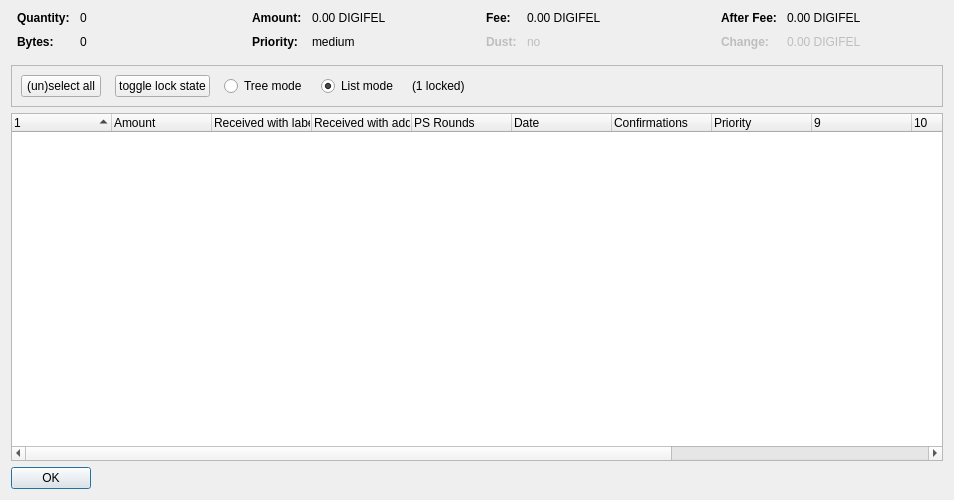
<?xml version="1.0" encoding="UTF-8"?>
<ui version="4.0">
 <class>CoinControlDialog</class>
 <widget class="QDialog" name="CoinControlDialog">
  <property name="geometry">
   <rect>
    <x>0</x>
    <y>0</y>
    <width>954</width>
    <height>500</height>
   </rect>
  </property>
  <property name="windowTitle">
   <string>Coin Selection</string>
  </property>
  <layout class="QVBoxLayout" name="verticalLayout">
   <item>
    <layout class="QHBoxLayout" name="horizontalLayoutTop" stretch="0,0,0,0">
     <property name="topMargin">
      <number>0</number>
     </property>
     <property name="bottomMargin">
      <number>10</number>
     </property>
     <item>
      <layout class="QFormLayout" name="formLayoutCoinControl1">
       <property name="horizontalSpacing">
        <number>10</number>
       </property>
       <property name="verticalSpacing">
        <number>10</number>
       </property>
       <property name="leftMargin">
        <number>6</number>
       </property>
       <property name="rightMargin">
        <number>6</number>
       </property>
       <item row="0" column="0">
        <widget class="QLabel" name="labelCoinControlQuantityText">
         <property name="font">
          <font>
           <weight>75</weight>
           <bold>true</bold>
          </font>
         </property>
         <property name="text">
          <string>Quantity:</string>
         </property>
        </widget>
       </item>
       <item row="0" column="1">
        <widget class="QLabel" name="labelCoinControlQuantity">
         <property name="cursor">
          <cursorShape>IBeamCursor</cursorShape>
         </property>
         <property name="contextMenuPolicy">
          <enum>Qt::ActionsContextMenu</enum>
         </property>
         <property name="text">
          <string notr="true">0</string>
         </property>
         <property name="textInteractionFlags">
          <set>Qt::LinksAccessibleByMouse|Qt::TextSelectableByKeyboard|Qt::TextSelectableByMouse</set>
         </property>
        </widget>
       </item>
       <item row="1" column="0">
        <widget class="QLabel" name="labelCoinControlBytesText">
         <property name="font">
          <font>
           <weight>75</weight>
           <bold>true</bold>
          </font>
         </property>
         <property name="text">
          <string>Bytes:</string>
         </property>
        </widget>
       </item>
       <item row="1" column="1">
        <widget class="QLabel" name="labelCoinControlBytes">
         <property name="cursor">
          <cursorShape>IBeamCursor</cursorShape>
         </property>
         <property name="contextMenuPolicy">
          <enum>Qt::ActionsContextMenu</enum>
         </property>
         <property name="text">
          <string notr="true">0</string>
         </property>
         <property name="textInteractionFlags">
          <set>Qt::LinksAccessibleByMouse|Qt::TextSelectableByKeyboard|Qt::TextSelectableByMouse</set>
         </property>
        </widget>
       </item>
      </layout>
     </item>
     <item>
      <layout class="QFormLayout" name="formLayoutCoinControl2">
       <property name="horizontalSpacing">
        <number>10</number>
       </property>
       <property name="verticalSpacing">
        <number>10</number>
       </property>
       <property name="leftMargin">
        <number>6</number>
       </property>
       <property name="rightMargin">
        <number>6</number>
       </property>
       <item row="0" column="0">
        <widget class="QLabel" name="labelCoinControlAmountText">
         <property name="font">
          <font>
           <weight>75</weight>
           <bold>true</bold>
          </font>
         </property>
         <property name="text">
          <string>Amount:</string>
         </property>
        </widget>
       </item>
       <item row="0" column="1">
        <widget class="QLabel" name="labelCoinControlAmount">
         <property name="cursor">
          <cursorShape>IBeamCursor</cursorShape>
         </property>
         <property name="contextMenuPolicy">
          <enum>Qt::ActionsContextMenu</enum>
         </property>
         <property name="text">
          <string notr="true">0.00 DIGIFEL</string>
         </property>
         <property name="textInteractionFlags">
          <set>Qt::LinksAccessibleByMouse|Qt::TextSelectableByKeyboard|Qt::TextSelectableByMouse</set>
         </property>
        </widget>
       </item>
       <item row="1" column="0">
        <widget class="QLabel" name="labelCoinControlPriorityText">
         <property name="font">
          <font>
           <weight>75</weight>
           <bold>true</bold>
          </font>
         </property>
         <property name="text">
          <string>Priority:</string>
         </property>
        </widget>
       </item>
       <item row="1" column="1">
        <widget class="QLabel" name="labelCoinControlPriority">
         <property name="cursor">
          <cursorShape>IBeamCursor</cursorShape>
         </property>
         <property name="contextMenuPolicy">
          <enum>Qt::ActionsContextMenu</enum>
         </property>
         <property name="text">
          <string>medium</string>
         </property>
         <property name="textInteractionFlags">
          <set>Qt::LinksAccessibleByMouse|Qt::TextSelectableByKeyboard|Qt::TextSelectableByMouse</set>
         </property>
        </widget>
       </item>
      </layout>
     </item>
     <item>
      <layout class="QFormLayout" name="formLayoutCoinControl3">
       <property name="horizontalSpacing">
        <number>10</number>
       </property>
       <property name="verticalSpacing">
        <number>10</number>
       </property>
       <property name="leftMargin">
        <number>6</number>
       </property>
       <property name="rightMargin">
        <number>6</number>
       </property>
       <item row="0" column="0">
        <widget class="QLabel" name="labelCoinControlFeeText">
         <property name="font">
          <font>
           <weight>75</weight>
           <bold>true</bold>
          </font>
         </property>
         <property name="text">
          <string>Fee:</string>
         </property>
        </widget>
       </item>
       <item row="0" column="1">
        <widget class="QLabel" name="labelCoinControlFee">
         <property name="cursor">
          <cursorShape>IBeamCursor</cursorShape>
         </property>
         <property name="contextMenuPolicy">
          <enum>Qt::ActionsContextMenu</enum>
         </property>
         <property name="text">
          <string notr="true">0.00 DIGIFEL</string>
         </property>
         <property name="textInteractionFlags">
          <set>Qt::LinksAccessibleByMouse|Qt::TextSelectableByKeyboard|Qt::TextSelectableByMouse</set>
         </property>
        </widget>
       </item>
       <item row="1" column="0">
        <widget class="QLabel" name="labelCoinControlLowOutputText">
         <property name="enabled">
          <bool>false</bool>
         </property>
         <property name="font">
          <font>
           <weight>75</weight>
           <bold>true</bold>
          </font>
         </property>
         <property name="text">
          <string>Dust:</string>
         </property>
        </widget>
       </item>
       <item row="1" column="1">
        <widget class="QLabel" name="labelCoinControlLowOutput">
         <property name="enabled">
          <bool>false</bool>
         </property>
         <property name="cursor">
          <cursorShape>IBeamCursor</cursorShape>
         </property>
         <property name="contextMenuPolicy">
          <enum>Qt::ActionsContextMenu</enum>
         </property>
         <property name="text">
          <string>no</string>
         </property>
         <property name="textInteractionFlags">
          <set>Qt::LinksAccessibleByMouse|Qt::TextSelectableByKeyboard|Qt::TextSelectableByMouse</set>
         </property>
        </widget>
       </item>
      </layout>
     </item>
     <item>
      <layout class="QFormLayout" name="formLayoutCoinControl4">
       <property name="horizontalSpacing">
        <number>10</number>
       </property>
       <property name="verticalSpacing">
        <number>10</number>
       </property>
       <property name="leftMargin">
        <number>6</number>
       </property>
       <property name="rightMargin">
        <number>6</number>
       </property>
       <item row="0" column="0">
        <widget class="QLabel" name="labelCoinControlAfterFeeText">
         <property name="font">
          <font>
           <weight>75</weight>
           <bold>true</bold>
          </font>
         </property>
         <property name="text">
          <string>After Fee:</string>
         </property>
        </widget>
       </item>
       <item row="0" column="1">
        <widget class="QLabel" name="labelCoinControlAfterFee">
         <property name="cursor">
          <cursorShape>IBeamCursor</cursorShape>
         </property>
         <property name="contextMenuPolicy">
          <enum>Qt::ActionsContextMenu</enum>
         </property>
         <property name="text">
          <string notr="true">0.00 DIGIFEL</string>
         </property>
         <property name="textInteractionFlags">
          <set>Qt::LinksAccessibleByMouse|Qt::TextSelectableByKeyboard|Qt::TextSelectableByMouse</set>
         </property>
        </widget>
       </item>
       <item row="1" column="0">
        <widget class="QLabel" name="labelCoinControlChangeText">
         <property name="enabled">
          <bool>false</bool>
         </property>
         <property name="font">
          <font>
           <weight>75</weight>
           <bold>true</bold>
          </font>
         </property>
         <property name="text">
          <string>Change:</string>
         </property>
        </widget>
       </item>
       <item row="1" column="1">
        <widget class="QLabel" name="labelCoinControlChange">
         <property name="enabled">
          <bool>false</bool>
         </property>
         <property name="cursor">
          <cursorShape>IBeamCursor</cursorShape>
         </property>
         <property name="contextMenuPolicy">
          <enum>Qt::ActionsContextMenu</enum>
         </property>
         <property name="text">
          <string notr="true">0.00 DIGIFEL</string>
         </property>
         <property name="textInteractionFlags">
          <set>Qt::LinksAccessibleByMouse|Qt::TextSelectableByKeyboard|Qt::TextSelectableByMouse</set>
         </property>
        </widget>
       </item>
      </layout>
     </item>
    </layout>
   </item>
   <item>
    <widget class="QFrame" name="frame">
     <property name="minimumSize">
      <size>
       <width>0</width>
       <height>40</height>
      </size>
     </property>
     <property name="frameShape">
      <enum>QFrame::StyledPanel</enum>
     </property>
     <property name="frameShadow">
      <enum>QFrame::Sunken</enum>
     </property>
     <layout class="QHBoxLayout" name="horizontalLayout">
      <item>
       <layout class="QHBoxLayout" name="horizontalLayoutPanel" stretch="0,0,0,0,0,0">
        <property name="spacing">
         <number>14</number>
        </property>
        <item>
         <widget class="QPushButton" name="pushButtonSelectAll">
          <property name="sizePolicy">
           <sizepolicy hsizetype="Maximum" vsizetype="Fixed">
            <horstretch>0</horstretch>
            <verstretch>0</verstretch>
           </sizepolicy>
          </property>
          <property name="text">
           <string>(un)select all</string>
          </property>
          <property name="autoDefault">
           <bool>false</bool>
          </property>
         </widget>
        </item>
        <item>
         <widget class="QPushButton" name="pushButtonToggleLock">
          <property name="sizePolicy">
           <sizepolicy hsizetype="Maximum" vsizetype="Fixed">
            <horstretch>0</horstretch>
            <verstretch>0</verstretch>
           </sizepolicy>
          </property>
          <property name="text">
           <string>toggle lock state</string>
          </property>
          <property name="autoDefault">
           <bool>false</bool>
          </property>
         </widget>
        </item>
        <item>
         <widget class="QRadioButton" name="radioTreeMode">
          <property name="sizePolicy">
           <sizepolicy hsizetype="Maximum" vsizetype="Fixed">
            <horstretch>0</horstretch>
            <verstretch>0</verstretch>
           </sizepolicy>
          </property>
          <property name="text">
           <string>Tree mode</string>
          </property>
         </widget>
        </item>
        <item>
         <widget class="QRadioButton" name="radioListMode">
          <property name="sizePolicy">
           <sizepolicy hsizetype="Maximum" vsizetype="Fixed">
            <horstretch>0</horstretch>
            <verstretch>0</verstretch>
           </sizepolicy>
          </property>
          <property name="text">
           <string>List mode</string>
          </property>
          <property name="checked">
           <bool>true</bool>
          </property>
         </widget>
        </item>
        <item>
         <widget class="QLabel" name="labelLocked">
          <property name="text">
           <string>(1 locked)</string>
          </property>
         </widget>
        </item>
        <item>
         <spacer name="horizontalSpacer">
          <property name="orientation">
           <enum>Qt::Horizontal</enum>
          </property>
          <property name="sizeHint" stdset="0">
           <size>
            <width>40</width>
            <height>20</height>
           </size>
          </property>
         </spacer>
        </item>
       </layout>
      </item>
     </layout>
    </widget>
   </item>
   <item>
    <widget class="CoinControlTreeWidget" name="treeWidget">
     <property name="contextMenuPolicy">
      <enum>Qt::CustomContextMenu</enum>
     </property>
     <property name="sortingEnabled">
      <bool>false</bool>
     </property>
     <property name="columnCount">
      <number>13</number>
     </property>
     <attribute name="headerShowSortIndicator" stdset="0">
      <bool>true</bool>
     </attribute>
     <attribute name="headerStretchLastSection">
      <bool>false</bool>
     </attribute>
     <column>
      <property name="text">
       <string/>
      </property>
     </column>
     <column>
      <property name="text">
       <string>Amount</string>
      </property>
     </column>
     <column>
      <property name="text">
       <string>Received with label</string>
      </property>
     </column>
     <column>
      <property name="text">
       <string>Received with address</string>
      </property>
     </column>
     <column>
      <property name="text">
       <string>PS Rounds</string>
      </property>
     </column>
     <column>
      <property name="text">
       <string>Date</string>
      </property>
     </column>
     <column>
      <property name="text">
       <string>Confirmations</string>
      </property>
      <property name="toolTip">
       <string>Confirmed</string>
      </property>
     </column>
     <column>
      <property name="text">
       <string>Priority</string>
      </property>
     </column>
     <column>
      <property name="text">
       <string/>
      </property>
     </column>
     <column>
      <property name="text">
       <string/>
      </property>
     </column>
     <column>
      <property name="text">
       <string/>
      </property>
     </column>
     <column>
      <property name="text">
       <string/>
      </property>
     </column>
     <column>
      <property name="text">
       <string/>
      </property>
     </column>
    </widget>
   </item>
   <item>
    <widget class="QDialogButtonBox" name="buttonBox">
     <property name="sizePolicy">
      <sizepolicy hsizetype="Maximum" vsizetype="Fixed">
       <horstretch>0</horstretch>
       <verstretch>0</verstretch>
      </sizepolicy>
     </property>
     <property name="orientation">
      <enum>Qt::Horizontal</enum>
     </property>
     <property name="standardButtons">
      <set>QDialogButtonBox::Ok</set>
     </property>
    </widget>
   </item>
  </layout>
 </widget>
 <customwidgets>
  <customwidget>
   <class>CoinControlTreeWidget</class>
   <extends>QTreeWidget</extends>
   <header>coincontroltreewidget.h</header>
  </customwidget>
 </customwidgets>
 <resources/>
 <connections/>
</ui>
